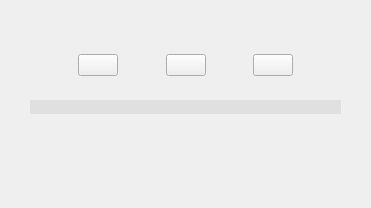
<?xml version="1.0" encoding="UTF-8"?>
<ui version="4.0">
 <class>EraserPanel</class>
 <widget class="QWidget" name="EraserPanel">
  <property name="geometry">
   <rect>
    <x>0</x>
    <y>0</y>
    <width>371</width>
    <height>208</height>
   </rect>
  </property>
  <property name="windowTitle">
   <string>Form</string>
  </property>
  <widget class="QWidget" name="verticalLayoutWidget">
   <property name="geometry">
    <rect>
     <x>30</x>
     <y>30</y>
     <width>311</width>
     <height>131</height>
    </rect>
   </property>
   <layout class="QVBoxLayout" name="verticalLayout">
    <property name="spacing">
     <number>0</number>
    </property>
    <item>
     <spacer name="verticalSpacer">
      <property name="orientation">
       <enum>Qt::Vertical</enum>
      </property>
      <property name="sizeHint" stdset="0">
       <size>
        <width>1</width>
        <height>1</height>
       </size>
      </property>
     </spacer>
    </item>
    <item>
     <layout class="QHBoxLayout" name="horizontalLayout">
      <property name="spacing">
       <number>0</number>
      </property>
      <item>
       <spacer name="horizontalSpacer">
        <property name="orientation">
         <enum>Qt::Horizontal</enum>
        </property>
        <property name="sizeHint" stdset="0">
         <size>
          <width>1</width>
          <height>1</height>
         </size>
        </property>
       </spacer>
      </item>
      <item>
       <widget class="CustomPushButton_3" name="pSize1">
        <property name="text">
         <string/>
        </property>
        <property name="checkable">
         <bool>true</bool>
        </property>
       </widget>
      </item>
      <item>
       <spacer name="horizontalSpacer_2">
        <property name="orientation">
         <enum>Qt::Horizontal</enum>
        </property>
        <property name="sizeHint" stdset="0">
         <size>
          <width>1</width>
          <height>1</height>
         </size>
        </property>
       </spacer>
      </item>
      <item>
       <widget class="CustomPushButton_3" name="pSize2">
        <property name="text">
         <string/>
        </property>
        <property name="checkable">
         <bool>true</bool>
        </property>
       </widget>
      </item>
      <item>
       <spacer name="horizontalSpacer_3">
        <property name="orientation">
         <enum>Qt::Horizontal</enum>
        </property>
        <property name="sizeHint" stdset="0">
         <size>
          <width>1</width>
          <height>1</height>
         </size>
        </property>
       </spacer>
      </item>
      <item>
       <widget class="CustomPushButton_3" name="pSize3">
        <property name="text">
         <string/>
        </property>
        <property name="checkable">
         <bool>true</bool>
        </property>
       </widget>
      </item>
      <item>
       <spacer name="horizontalSpacer_4">
        <property name="orientation">
         <enum>Qt::Horizontal</enum>
        </property>
        <property name="sizeHint" stdset="0">
         <size>
          <width>1</width>
          <height>1</height>
         </size>
        </property>
       </spacer>
      </item>
     </layout>
    </item>
    <item>
     <spacer name="verticalSpacer_2">
      <property name="orientation">
       <enum>Qt::Vertical</enum>
      </property>
      <property name="sizeHint" stdset="0">
       <size>
        <width>1</width>
        <height>1</height>
       </size>
      </property>
     </spacer>
    </item>
    <item>
     <widget class="QLabel" name="label_line">
      <property name="styleSheet">
       <string notr="true">QLabel{
background: rgba(224,224,224);
}</string>
      </property>
      <property name="text">
       <string/>
      </property>
     </widget>
    </item>
    <item>
     <spacer name="verticalSpacer_4">
      <property name="orientation">
       <enum>Qt::Vertical</enum>
      </property>
      <property name="sizeHint" stdset="0">
       <size>
        <width>1</width>
        <height>1</height>
       </size>
      </property>
     </spacer>
    </item>
    <item>
     <widget class="CustomSlider_1" name="slider" native="true"/>
    </item>
    <item>
     <spacer name="verticalSpacer_3">
      <property name="orientation">
       <enum>Qt::Vertical</enum>
      </property>
      <property name="sizeHint" stdset="0">
       <size>
        <width>1</width>
        <height>1</height>
       </size>
      </property>
     </spacer>
    </item>
   </layout>
  </widget>
 </widget>
 <customwidgets>
  <customwidget>
   <class>CustomPushButton_3</class>
   <extends>QPushButton</extends>
   <header>Custom/PushButton/custompushbutton_3.h</header>
  </customwidget>
  <customwidget>
   <class>CustomSlider_1</class>
   <extends>QWidget</extends>
   <header>Custom/Slider/customslider_1.h</header>
   <container>1</container>
  </customwidget>
 </customwidgets>
 <resources/>
 <connections/>
</ui>
